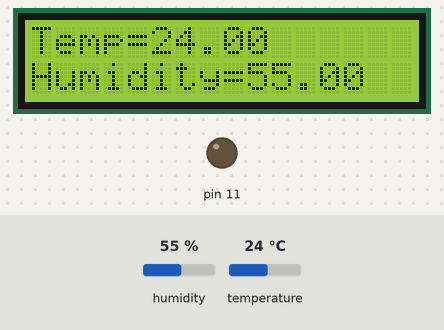
A sketch run on a simulated Arduino Uno, built with avr-gcc and run on an emulated ATmega328P. Parts: 16×2 character LCD, output pins drawn as LEDs (lit = HIGH). The test bench sets the inputs (shaded band); at power-on: temperature 24 °C, humidity 55 %.

Above: at 2.7 s.
2.8 s: temperature set to 28 °C
At 5.2 s:
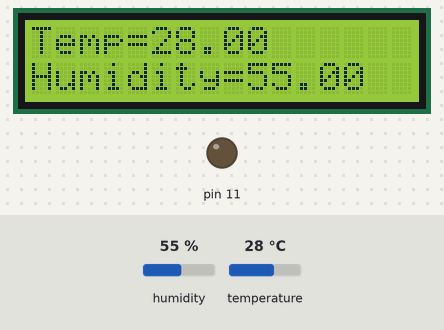
5.8 s: temperature set to 31 °C
At 7.3 s:
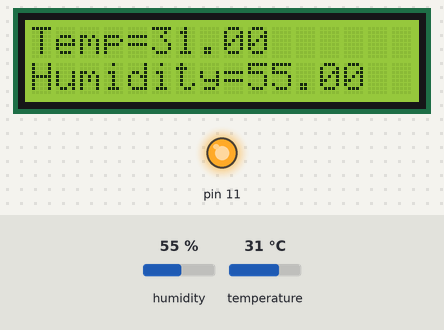
8.8 s: humidity set to 22 %
At 11.5 s:
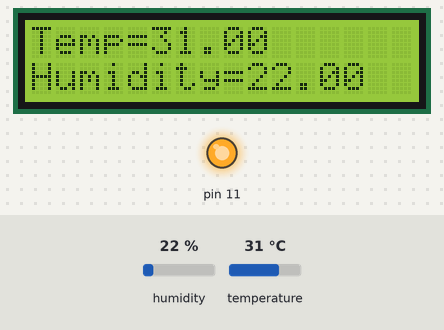
11.8 s: humidity set to 40 %
At 13.8 s:
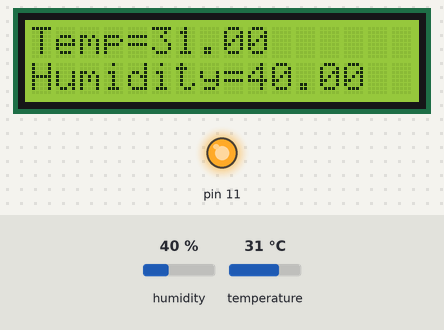
Timing chart, 0 to 15.3 s (numbered marks = the images above; inputs shaded):
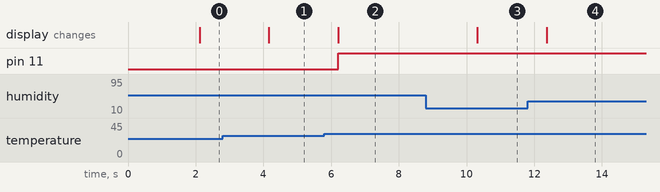

Measured:
- the behaviour switches between 29 and 30 °C on temperature (found by bisection; images 1 and 2)
- after the input at 2.8 s, the display: changes after 1.4 s (image 1)
- after the input at 5.8 s, pin 11: LOW → HIGH after 0.41 s; the display: changes after 0.41 s (image 2)
- after the input at 8.8 s, the display: changes after 1.5 s (image 3)
- after the input at 11.8 s, the display: changes after 0.56 s (image 4)

The sketch:

sketch_aug05a.ino
```cpp
#define DHTPIN 3
#define DHTTYPE DHT11
#include <Wire.h>
#include <LiquidCrystal_I2C.h>
#include "DHT.h"
LiquidCrystal_I2C lcd(0x27, 16, 2);
DHT dht(DHTPIN, DHTTYPE);
void setup() {
pinMode(11,OUTPUT);
lcd.init();
lcd.backlight();
dht.begin();
}
void loop() {
delay(2000);
float h = dht.readHumidity();
float t = dht.readTemperature();
lcd.setCursor(0,0);
lcd.print("Temp=");
lcd.setCursor(5,0);
lcd.print(t);
lcd.setCursor(0,1);
lcd.print("Humidity=");
lcd.setCursor(9,1);
lcd.print(h);
if(t>=30){
  digitalWrite(11,1);
}else{
  digitalWrite(11,0);
}
}
```
